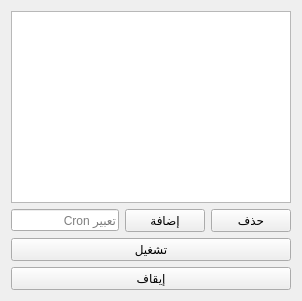
<?xml version="1.0" encoding="UTF-8"?>
<ui version="4.0">
 <class>SchedulerWidget</class>
 <widget class="QWidget" name="SchedulerWidget">
  <layout class="QVBoxLayout" name="verticalLayout">
   <item>
    <widget class="QTableWidget" name="jobsTable"/>
   </item>
   <item>
    <layout class="QHBoxLayout" name="hLayout">
     <item>
      <widget class="QLineEdit" name="cronEdit">
       <property name="placeholderText">
        <string>تعبير Cron</string>
       </property>
      </widget>
     </item>
     <item>
      <widget class="QPushButton" name="addButton">
       <property name="text">
        <string>إضافة</string>
       </property>
      </widget>
     </item>
     <item>
      <widget class="QPushButton" name="removeButton">
       <property name="text">
        <string>حذف</string>
       </property>
      </widget>
     </item>
    </layout>
   </item>
   <item>
    <widget class="QPushButton" name="startButton">
     <property name="text">
      <string>تشغيل</string>
     </property>
    </widget>
   </item>
   <item>
    <widget class="QPushButton" name="stopButton">
     <property name="text">
      <string>إيقاف</string>
     </property>
    </widget>
   </item>
  </layout>
 </widget>
 <resources/>
 <connections/>
</ui>
